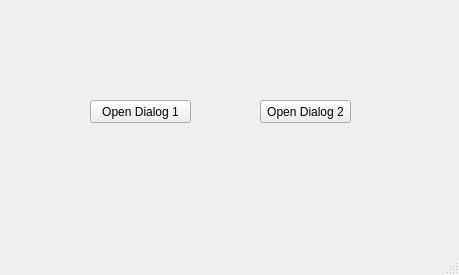
<?xml version="1.0" encoding="UTF-8"?>
<ui version="4.0">
 <class>MainWindow</class>
 <widget class="QMainWindow" name="MainWindow">
  <property name="geometry">
   <rect>
    <x>0</x>
    <y>0</y>
    <width>459</width>
    <height>275</height>
   </rect>
  </property>
  <property name="windowTitle">
   <string>MainWindow</string>
  </property>
  <widget class="QWidget" name="centralwidget">
   <widget class="QPushButton" name="pushButton1">
    <property name="geometry">
     <rect>
      <x>90</x>
      <y>100</y>
      <width>101</width>
      <height>23</height>
     </rect>
    </property>
    <property name="text">
     <string>Open Dialog 1</string>
    </property>
   </widget>
   <widget class="QPushButton" name="pushButton2">
    <property name="geometry">
     <rect>
      <x>260</x>
      <y>100</y>
      <width>91</width>
      <height>23</height>
     </rect>
    </property>
    <property name="text">
     <string>Open Dialog 2</string>
    </property>
   </widget>
  </widget>
  <widget class="QMenuBar" name="menubar">
   <property name="geometry">
    <rect>
     <x>0</x>
     <y>0</y>
     <width>459</width>
     <height>21</height>
    </rect>
   </property>
  </widget>
  <widget class="QStatusBar" name="statusbar"/>
 </widget>
 <resources/>
 <connections/>
</ui>
